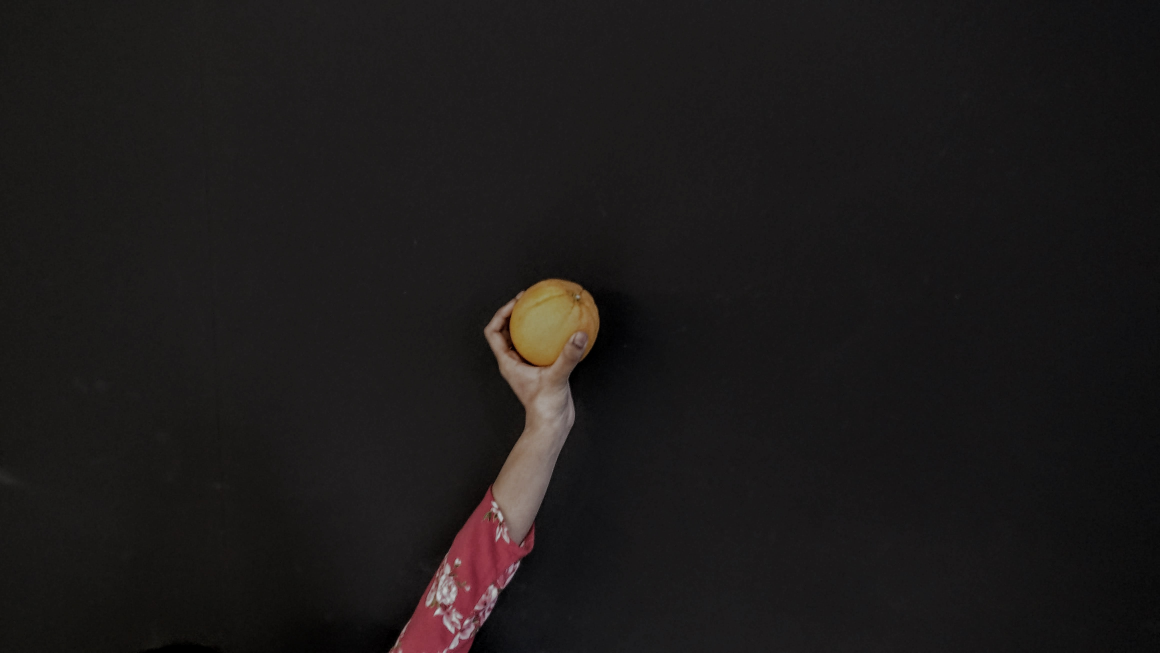
#> input picture Classifier/orange.jpg, 4640 x 2610 px (shown at 1/4 size)
$ python classify.py
#> lines starting #> are read from the running program, lines starting #| are printed output that depends on the picture
import numpy as np
import cv2

cascade = cv2.CascadeClassifier('cascade.xml')

img = cv2.imread('orange.jpg')
#> img is the input picture: shape (2610, 4640, 3); mean B, G, R 25.6, 25.9, 28.5
gray = cv2.cvtColor(img, cv2.COLOR_BGR2GRAY)
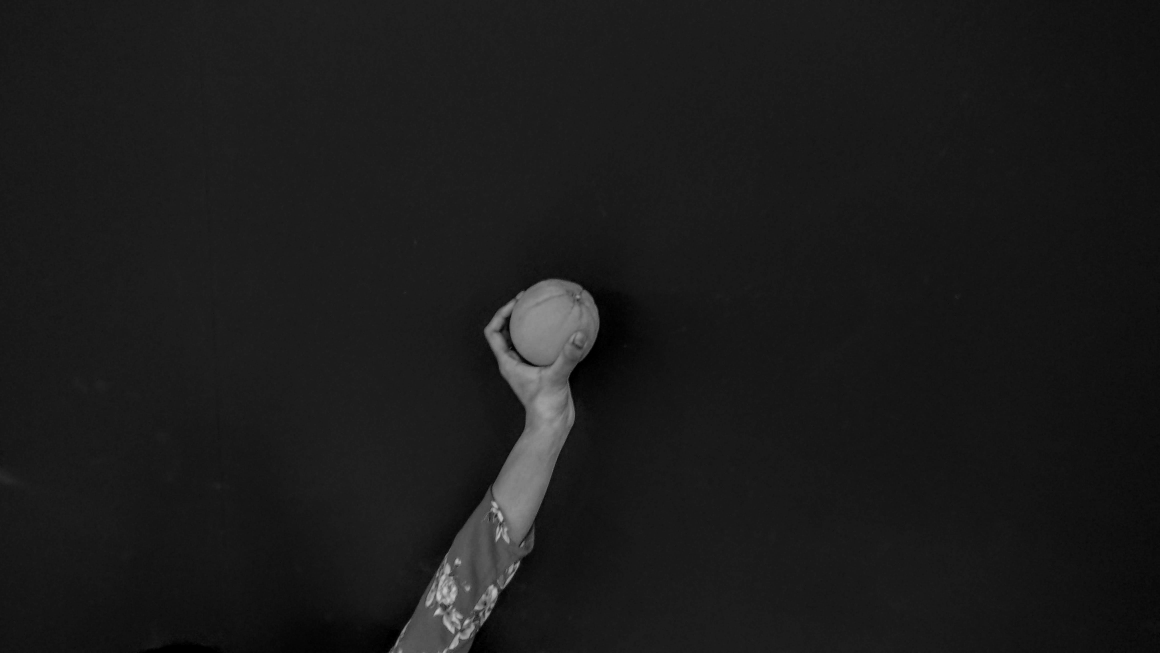
#> gray: shape (2610, 4640) (shown at 1/4 size); min 0, max 205, mean 26.7
oranges = cascade.detectMultiScale(gray, 1.05, 15, 0, (150,150))
#> oranges = [[2173, 1164, 183, 183], [1716, 2336, 188, 188]]
for (x,y,w,h) in oranges:
    cv2.rectangle(img,(x,y),(x+w,y+h),(255,0,0),2)
#> this loop made 2 passes
imgs = cv2.resize(img, (img.shape[1] / 5, img.shape[0] / 5))
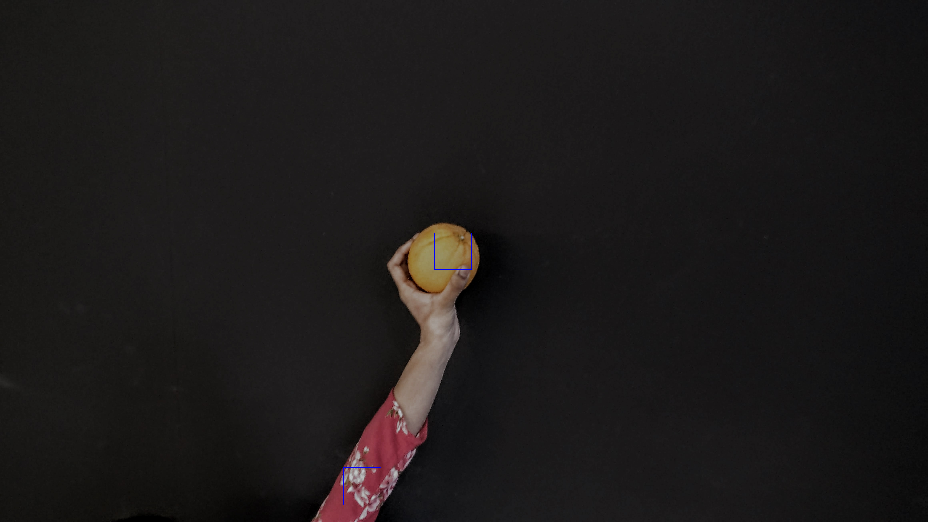
#> imgs: shape (522, 928, 3); mean B, G, R 25.7, 25.9, 28.4
cv2.imshow('img',imgs)
cv2.waitKey(0)
cv2.destroyAllWindows()

# # show image thats being collected

# $ for filename in Positives/*.jpg;
# $ do opencv_createsamples -img ${filename} -bg negatives.txt -num 25 -bgcolor 255 -w 60 -h 60 -vec output${filename}.vec -maxzangle 0.5 -maxyangle 0.3 -maxxangle 0.3;
# $ done

# $ opencv_traincascade -data Classifier -vec allvecs.vec -bg negatives.txt -numNeg 1000 -numPos 3000 -numStages 11 -h 60 -w 60 -minHitRate 0.99 -maxFalseAlarmRate 0.5 -featureType HAAR -precalcValBufSize 2048 -precalcIdxBufSize 2048
